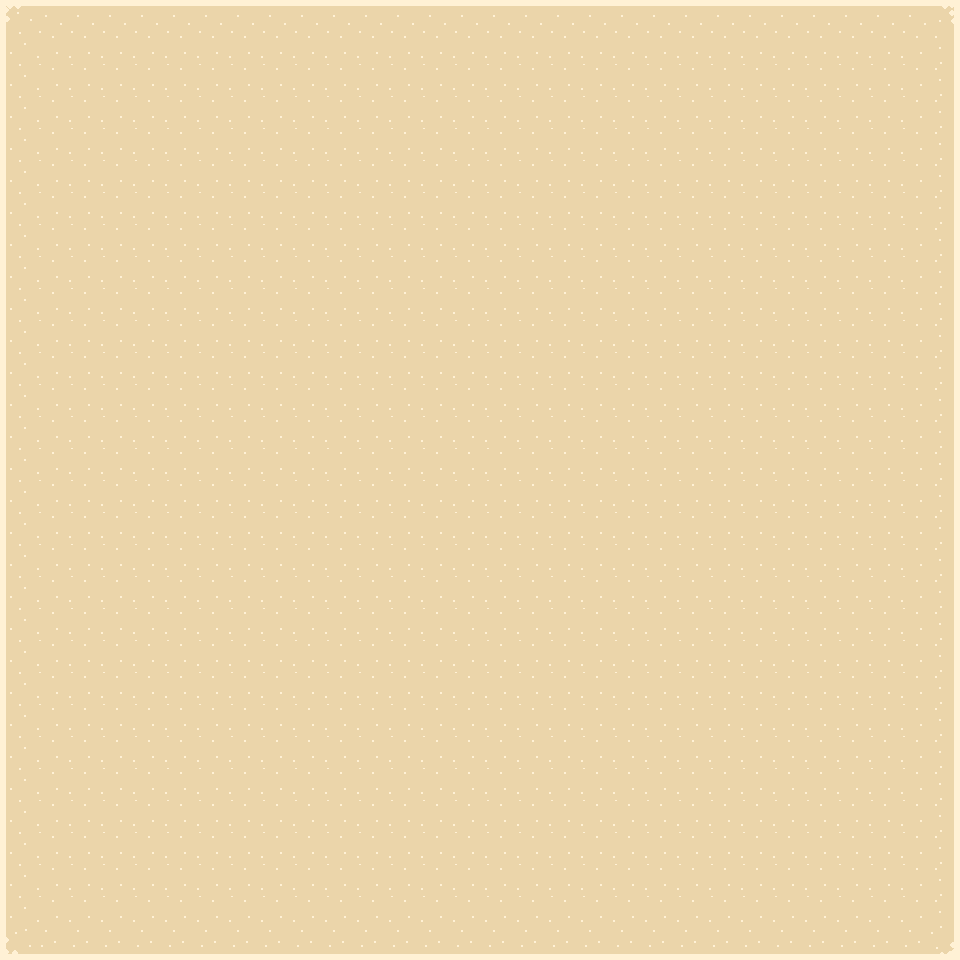

This is a level from a 2D game, rendered from its Tiled map with the project's own tilesets. A one-line summary and the map file follow, with tile-layer data summarised:
An orthogonal 30x30 tile map with 32x32 px tiles, 1 tile layer (Tile Layer 2), 1 hidden layer not drawn.

<map version="1.10" tiledversion="1.10.2" orientation="orthogonal" renderorder="right-down" width="30" height="30" tilewidth="32" tileheight="32" infinite="0" nextlayerid="4" nextobjectid="1">
 <editorsettings>
  <export target="../world/base_map.json" format="json" />
 </editorsettings>
 <tileset firstgid="1" name="tilemap" tilewidth="32" tileheight="32" tilecount="18" columns="6">
  <image source="../tiles/tilemap.png" width="192" height="96" />
 </tileset>
 <layer id="2" name="Tile Layer 1" width="30" height="30" visible="0">
  <data>[900 cells, 900 non-empty, 9 distinct tile ids]</data>
 </layer>
 <layer id="3" name="Tile Layer 2" width="30" height="30">
  <data>[900 cells, 900 non-empty, 9 distinct tile ids]</data>
 </layer>
</map>
